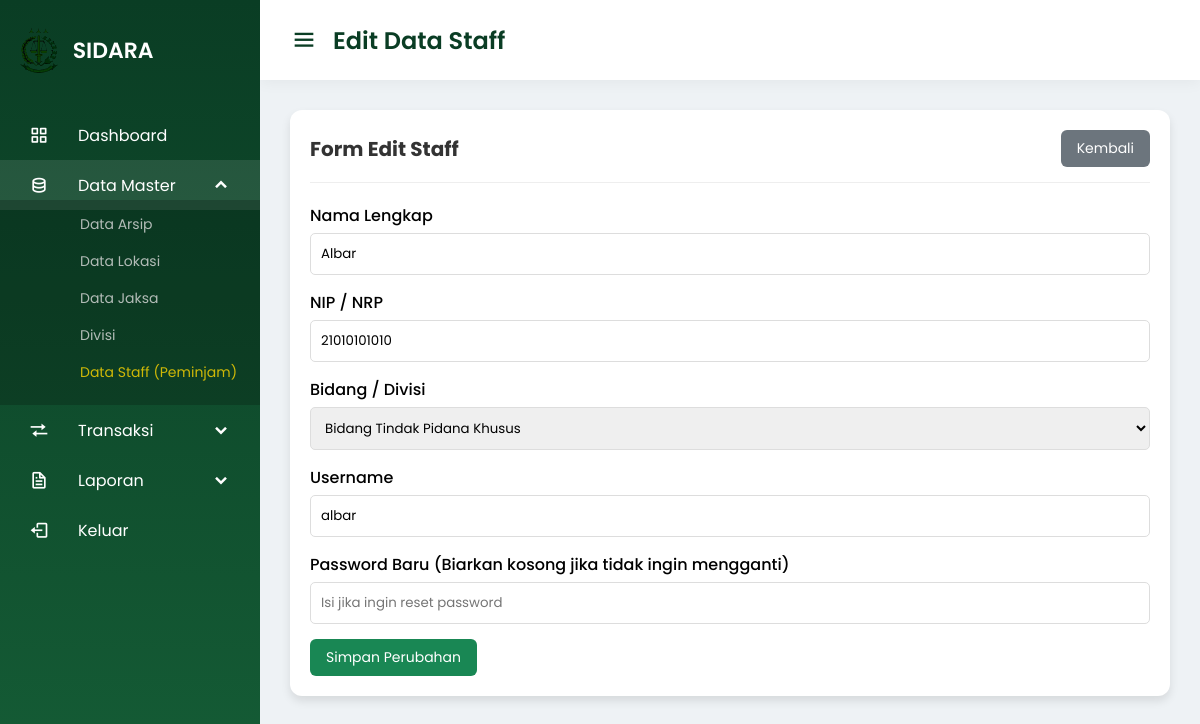
The app's page /SIDARA/admin/data_master/data_staff/edit_staff.php?id=4 (signed in) with its own data.
### tables this page shows
CREATE TABLE `pengguna` (
  `id_pengguna` int NOT NULL,
  `nama_pengguna` varchar(50) NOT NULL,
  `kata_sandi` varchar(255) NOT NULL,
  `nama_lengkap` varchar(100) NOT NULL,
  `peran` enum('admin','pimpinan','staff') NOT NULL,
  `nip` varchar(50) DEFAULT NULL,
  `divisi` varchar(100) DEFAULT NULL
);

### SIDARA/admin/data_master/data_staff/edit_staff.php (the view, shortened to what this page needs)
<?php
include '../../../config/koneksi.php';
$id = $_GET['id'];
$d = mysqli_fetch_assoc(mysqli_query($conn, "SELECT * FROM pengguna WHERE id_pengguna='$id'"));
?>
<!DOCTYPE html>
<html lang="id">
<head>
    <link rel="stylesheet" href="/sidara/assets/style.css">
    <link href='https://unpkg.com/boxicons@2.0.7/css/boxicons.min.css' rel='stylesheet'>
</head>
<body>
    <?php include '../../layout/navbar.php'; ?>
    <section class="home-section">
        <nav>
            <div class="sidebar-button">
                <i class='bx bx-menu sidebarBtn'></i>
                <span class="dashboard">Edit Data Staff</span>
            </div>
        </nav>
        <div class="home-content">
            <div class="card">
                <div class="card-header">
                    <h3>Form Edit Staff</h3>
                    <a href="data_staff.php" class="btn-add" style="background:#6c757d;">Kembali</a>
                </div>
                <form method="POST">
                    <label class="form-label">Nama Lengkap</label>
                    <input type="text" name="nama_lengkap" class="form-input" value="<?= $d['nama_lengkap']; ?>" required>
                    <label class="form-label">NIP / NRP</label>
                    <input type="text" name="nip" class="form-input" value="<?= $d['nip']; ?>" required>
                    <label class="form-label">Bidang / Divisi</label>
                    <select name="divisi" class="form-input" required>
                        <option value="Bidang Tindak Pidana Khusus" <?= ($d['divisi'] == 'Bidang Tindak Pidana Khusus') ? 'selected' : ''; ?>>Bidang Tindak Pidana Khusus</option>
                    </select>
                    <label class="form-label">Username</label>
                    <input type="text" name="nama_pengguna" class="form-input" value="<?= $d['nama_pengguna']; ?>" required>
                    <label class="form-label">Password Baru (Biarkan kosong jika tidak ingin mengganti)</label>
                    <input type="password" name="kata_sandi" class="form-input" placeholder="Isi jika ingin reset password">
                    <button type="submit" name="update" class="btn-add">Simpan Perubahan</button>
                </form>
            </div>
        </div>
    </section>
</body>
</html>

### SIDARA/assets/style.css (style rules this page uses)
:root { --sidebar-gradient: linear-gradient(180deg, #0a3d24 0%, #155d36 100%); --bg-left-gradient: linear-gradient(135deg, #e8f5e9 0%, #c8e6c9 100%); --primary-color: #198754; --primary-hover: #146c43; --accent-color: #ffd700; --secondary-navy: #212529; --text-dark: #333; --text-light: #ffffff; --text-muted: #6c757d; --border-color: #ced4da; --input-bg: #e9ecef; --shadow-soft: 0 10px 30px rgba(0,0,0,0.1); }
* { margin: 0; padding: 0; box-sizing: border-box; font-family: 'Poppins', sans-serif; }
.home-section { position: relative; background: #eef2f5; min-height: 100vh; left: 260px; width: calc(100% - 260px); transition: all 0.5s ease; }
.home-section nav { display: flex; justify-content: space-between; height: 80px; background: #fff; align-items: center; position: sticky; top: 0; z-index: 99; padding: 0 30px; box-shadow: 0 2px 15px rgba(0,0,0,0.05); }
.home-section nav .sidebar-button { display: flex; align-items: center; font-size: 24px; font-weight: 600; color: #0a3d24; }
.home-section nav .sidebar-button i { font-size: 28px; margin-right: 15px; cursor: pointer; }
.home-content { padding: 30px; }
.card { background: #fff; padding: 20px; border-radius: 12px; box-shadow: 0 5px 10px rgba(0,0,0,0.1); margin-bottom: 20px; }
.card-header { display: flex; justify-content: space-between; align-items: center; margin-bottom: 20px; border-bottom: 1px solid #eee; padding-bottom: 15px; }
.card-header h3 { color: #333; font-size: 20px; }
.btn-add { background: var(--primary-color); color: #fff; padding: 8px 16px; border-radius: 6px; text-decoration: none; font-size: 14px; border: none; cursor: pointer; }
.form-input { width: 100%; padding: 10px; margin-bottom: 15px; border: 1px solid #ddd; border-radius: 5px; }
.form-label { display: block; margin-bottom: 5px; font-weight: 500; }

### records on screen
pengguna: nama_lengkap "Albar", nip "21010101010", divisi "Bidang Tindak Pidana Khusus", nama_pengguna "albar"
